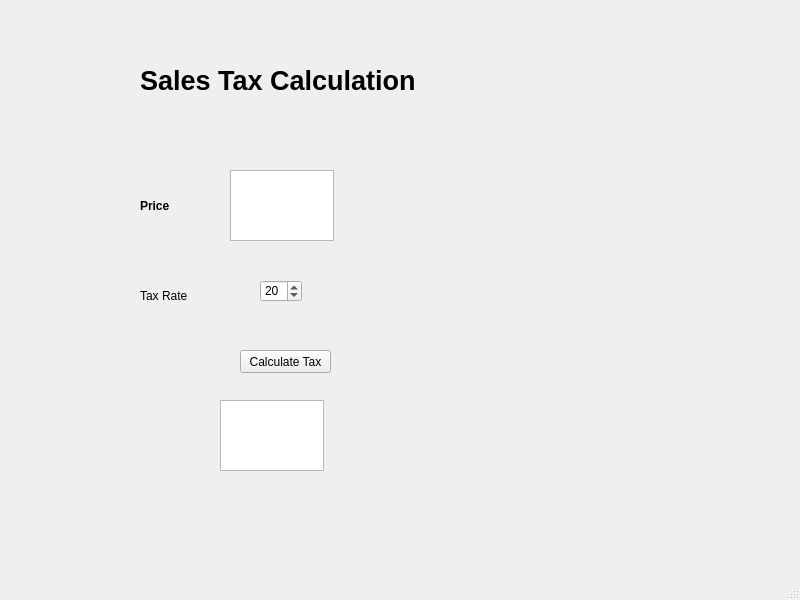
<?xml version="1.0" encoding="UTF-8"?>
<ui version="4.0">
 <class>MainWindow</class>
 <widget class="QMainWindow" name="MainWindow">
  <property name="geometry">
   <rect>
    <x>0</x>
    <y>0</y>
    <width>800</width>
    <height>600</height>
   </rect>
  </property>
  <property name="windowTitle">
   <string>MainWindow</string>
  </property>
  <widget class="QWidget" name="centralwidget">
   <widget class="QTextEdit" name="price_box">
    <property name="geometry">
     <rect>
      <x>230</x>
      <y>170</y>
      <width>104</width>
      <height>71</height>
     </rect>
    </property>
   </widget>
   <widget class="QLabel" name="label">
    <property name="geometry">
     <rect>
      <x>140</x>
      <y>200</y>
      <width>50</width>
      <height>12</height>
     </rect>
    </property>
    <property name="font">
     <font>
      <weight>75</weight>
      <bold>true</bold>
     </font>
    </property>
    <property name="text">
     <string>Price</string>
    </property>
   </widget>
   <widget class="QSpinBox" name="tax_rate">
    <property name="geometry">
     <rect>
      <x>260</x>
      <y>280</y>
      <width>42</width>
      <height>22</height>
     </rect>
    </property>
    <property name="value">
     <number>20</number>
    </property>
   </widget>
   <widget class="QLabel" name="label_2">
    <property name="geometry">
     <rect>
      <x>140</x>
      <y>290</y>
      <width>50</width>
      <height>12</height>
     </rect>
    </property>
    <property name="text">
     <string>Tax Rate</string>
    </property>
   </widget>
   <widget class="QPushButton" name="calc_tax_button">
    <property name="geometry">
     <rect>
      <x>240</x>
      <y>350</y>
      <width>91</width>
      <height>23</height>
     </rect>
    </property>
    <property name="text">
     <string>Calculate Tax</string>
    </property>
   </widget>
   <widget class="QTextEdit" name="results_window">
    <property name="geometry">
     <rect>
      <x>220</x>
      <y>400</y>
      <width>104</width>
      <height>71</height>
     </rect>
    </property>
   </widget>
   <widget class="QLabel" name="label_3">
    <property name="geometry">
     <rect>
      <x>140</x>
      <y>50</y>
      <width>311</width>
      <height>61</height>
     </rect>
    </property>
    <property name="font">
     <font>
      <pointsize>20</pointsize>
      <weight>75</weight>
      <bold>true</bold>
     </font>
    </property>
    <property name="text">
     <string>Sales Tax Calculation</string>
    </property>
   </widget>
  </widget>
  <widget class="QMenuBar" name="menubar">
   <property name="geometry">
    <rect>
     <x>0</x>
     <y>0</y>
     <width>800</width>
     <height>24</height>
    </rect>
   </property>
  </widget>
  <widget class="QStatusBar" name="statusbar"/>
 </widget>
 <resources/>
 <connections/>
</ui>
